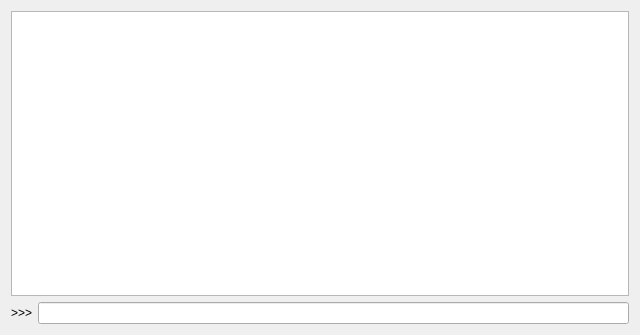
<?xml version="1.0" encoding="UTF-8"?>
<ui version="4.0">
 <class>Form</class>
 <widget class="QWidget" name="Form">
  <property name="geometry">
   <rect>
    <x>0</x>
    <y>0</y>
    <width>640</width>
    <height>335</height>
   </rect>
  </property>
  <property name="windowTitle">
   <string>Form</string>
  </property>
  <layout class="QVBoxLayout" name="verticalLayout_2">
   <item>
    <widget class="QTextBrowser" name="textBrowser"/>
   </item>
   <item>
    <layout class="QHBoxLayout" name="horizontalLayout">
     <item>
      <widget class="QLabel" name="label">
       <property name="text">
        <string>&gt;&gt;&gt;</string>
       </property>
      </widget>
     </item>
     <item>
      <widget class="QLineEdit" name="lineEdit"/>
     </item>
    </layout>
   </item>
  </layout>
 </widget>
 <resources/>
 <connections/>
</ui>
